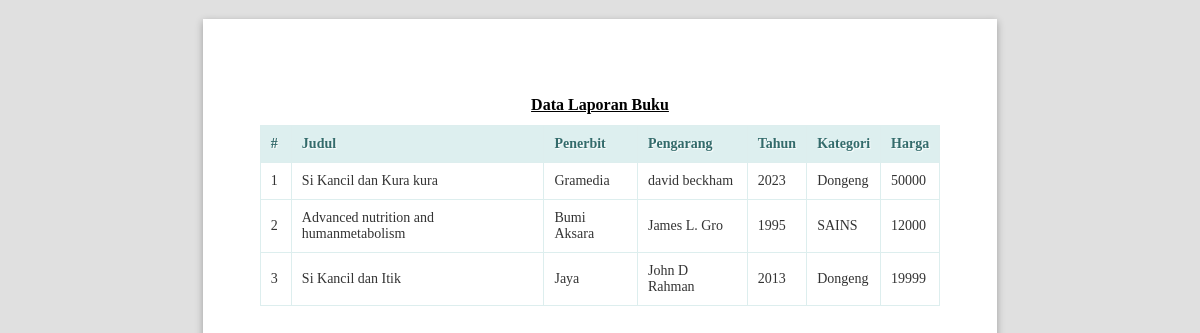
/public/buku/lihatlaporan (signed in), run on the app's committed database.
### tables this page shows
CREATE TABLE IF NOT EXISTS `buku` (
  `id` int NOT NULL AUTO_INCREMENT,
  `judul` varchar(100) NOT NULL,
  `penerbit` varchar(50) DEFAULT NULL,
  `pengarang` varchar(50) DEFAULT NULL,
  `tahun` varchar(4) DEFAULT NULL,
  `kategori_id` int DEFAULT NULL,
  `harga` int DEFAULT NULL,
  PRIMARY KEY (`id`),
  KEY `kategori_id` (`kategori_id`),
  CONSTRAINT `buku_ibfk_1` FOREIGN KEY (`kategori_id`) REFERENCES `kategori` (`id`) ON UPDATE CASCADE
);

CREATE TABLE IF NOT EXISTS `kategori` (
  `id` int NOT NULL AUTO_INCREMENT,
  `nama_kategori` varchar(50) NOT NULL,
  PRIMARY KEY (`id`)
);

### app/core/Controller.php (called while the page is built, shortened)
<?php
class Controller{
	public function view($view, $data = [])
	{
		require_once '../app/views/' . $view . '.php';
	}
	public function model($model)
	{
		return new $model;
	}
}

### app/controllers/Buku.php (called while the page is built, shortened)
<?php
class Buku extends Controller {
	public function lihatlaporan()
	{
		$data['title'] = 'Data Laporan Buku';
		$data['buku'] = $this->model('BukuModel')->getAllBuku();
		$this->view('buku/lihatlaporan', $data);
	}
}

### app/core/App.php (called while the page is built, shortened)
<?php
class App
{
	protected $method = 'index';
	protected $params = [];
	public function __construct()
	{
		$url = $this->parseURL();
		if (file_exists('../app/controllers/' . $url[0] . '.php')) {
			unset($url[0]);
		}
		$this->controller = new $this->controller;
		if (isset($url[1])) {
			if (method_exists($this->controller, $url[1])) {
				$this->method = $url[1];
			}
		}
		call_user_func_array([$this->controller, $this->method], $this->params);
	}
	public function parseURL()
	{
		if (isset($_GET['url'])) {
			$url = rtrim($_GET['url'], '/');
			$url = filter_var($url, FILTER_SANITIZE_URL);
			$url = explode('/', $url);
			return $url;
		}
	}
}

### public/index.php (called while the page is built, shortened)
<?php
$app = new App;

### app/core/Database.php (called while the page is built, shortened)
<?php
class Database{
	private $host = DB_HOST;
	private $user = DB_USER;
	private $pass = DB_PASS;
	private $dbnm = DB_NAME;
	private $dbh;
	private $stmt;
	public function __construct()
	{
		$dsn = 'mysql:host='. $this->host .';dbname='. $this->dbnm;
		$option = [
			PDO::ATTR_PERSISTENT => true,
			PDO::ATTR_ERRMODE => PDO::ERRMODE_EXCEPTION
		];
		try{
			$this->dbh = new PDO($dsn,$this->user,$this->pass, $option);
		}catch(PDOException $e){
			die($e->getMessage());
		}
	}
	public function query($query)
	{
		$this->stmt = $this->dbh->prepare($query);
	}
	public function execute()
	{
		$this->stmt->execute();
	}
	public function resultSet()
	{
		$this->execute();
		return $this->stmt->fetchAll(PDO::FETCH_ASSOC);
	}
}

### app/models/BukuModel.php (called while the page is built, shortened)
<?php
class BukuModel {
	private $table = 'buku';
	private $db;
	public function __construct()
	{
		$this->db = new Database;
	}
	public function getAllBuku()
	{
		$this->db->query("SELECT buku.*, kategori.nama_kategori FROM " . $this->table . " JOIN kategori ON kategori.id = buku.kategori_id");
		return $this->db->resultSet();
	}
}

### app/views/buku/lihatlaporan.php (the view, shortened to what this page needs)
<!DOCTYPE html>
<html lang="en">
<head>
  <link rel="stylesheet" href="<?= base_url ?>/dist/js/normalize.min.css">
  <link rel="stylesheet" href="<?= base_url ?>/dist/css/paper.css">
</head>
<body class="A4 potrait">
  <section class="sheet padding-15mm">
    <h1 class="center" style="text-decoration: underline;margin-top: 20px;"><?= $data['title'] ?></h1>
    <table class="table">
      <thead>
        <tr>
          <th style="width: 10px">#</th>
          <th>Judul</th>
          <th>Penerbit</th>
          <th>Pengarang</th>
          <th>Tahun</th>
          <th>Kategori</th>
          <th>Harga</th>
        </tr>
      </thead>
      <tbody>
        <?php $no = 1; ?>
        <?php foreach ($data['buku'] as $row) : ?>
          <tr>
            <td><?= $no; ?></td>
            <td><?= $row['judul']; ?></td>
            <td><?= $row['penerbit']; ?></td>
            <td><?= $row['pengarang']; ?></td>
            <td><?= $row['tahun']; ?></td>
            <td>
              <div class="badge badge-warning"><?= $row['nama_kategori']; ?></div>
            </td>
            <td><?= $row['harga']; ?></td>
          </tr>
        <?php $no++;
        endforeach; ?>
      </tbody>
    </table>
  </section>
</body>
</html>

### app/views/buku/lihatlaporan.php (style rules this page uses)
.center { margin-right: auto; margin-left: auto; text-align: center; }
h1 { font-size: 16px; }
* { font-family: Calibri; font-size: 14px; -webkit-print-color-adjust: exact; }
.table { border: solid 1px #DDEEEE; border-collapse: collapse; border-spacing: 0; font: normal 13px Arial, sans-serif; width: 100%; }
.table thead th { background-color: #DDEFEF; border: solid 1px #DDEEEE; color: #336B6B; padding: 10px; text-align: left; text-shadow: 1px 1px 1px #fff; }
.table tbody td { border: solid 1px #DDEEEE; color: #333; padding: 10px; text-shadow: 1px 1px 1px #fff; }

### data on the page
buku: judul "Si Kancil dan Kura kura", penerbit "Gramedia", pengarang "david beckham", tahun "2023", kategori.nama_kategori "Dongeng", harga "50000"
buku: judul "Advanced nutrition and humanmetabolism", penerbit "Bumi Aksara", pengarang "James L. Gro", tahun "1995", kategori.nama_kategori "SAINS", harga "12000"
buku: judul "Si Kancil dan Itik", penerbit "Jaya", pengarang "John D Rahman", tahun "2013", kategori.nama_kategori "Dongeng", harga "19999"

### other printed values
$data['title'] "Data Laporan Buku"
